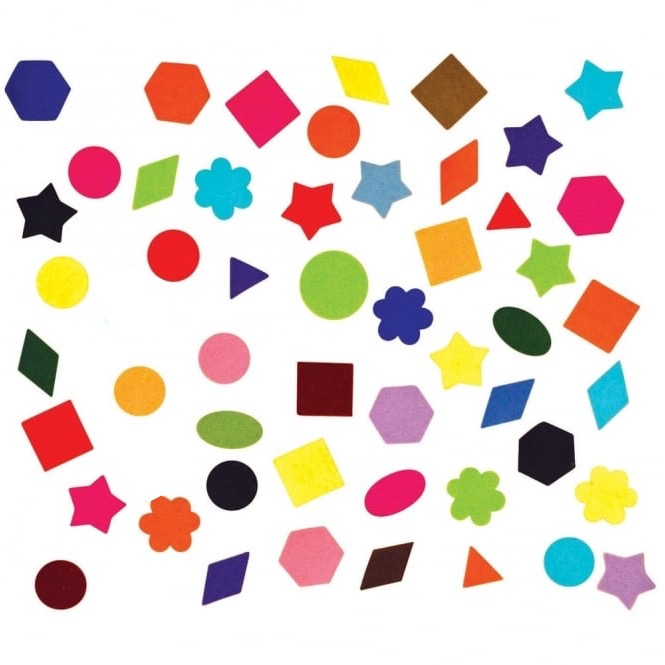
#> input picture ObjectDetection/Bilder/moreshapes.jpg, 665 x 665 px
$ python Detector.py
#> lines starting #> are read from the running program, lines starting #| are printed output that depends on the picture; after the words box and inside, x2 and y2 are one past the last pixel; in counts of white or black regions, pixels touching at a corner belong together; long printed decimals are rounded
import cv2
import numpy as np

def GetImage():
    image = cv2.imread("Bilder/moreshapes.jpg")
#> image is the input picture: shape (665, 665, 3); mean B, G, R 209.2, 215.8, 229.5
    gray = cv2.cvtColor(image, cv2.COLOR_BGR2GRAY)
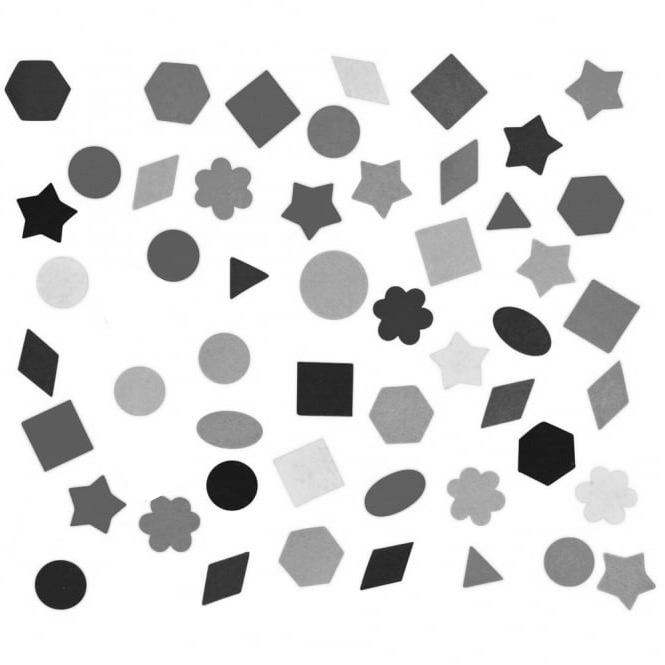
#> gray: shape (665, 665); min 1, max 255, mean 219.1
    _, thresh = cv2.threshold(gray, 245, 255, cv2.THRESH_BINARY)
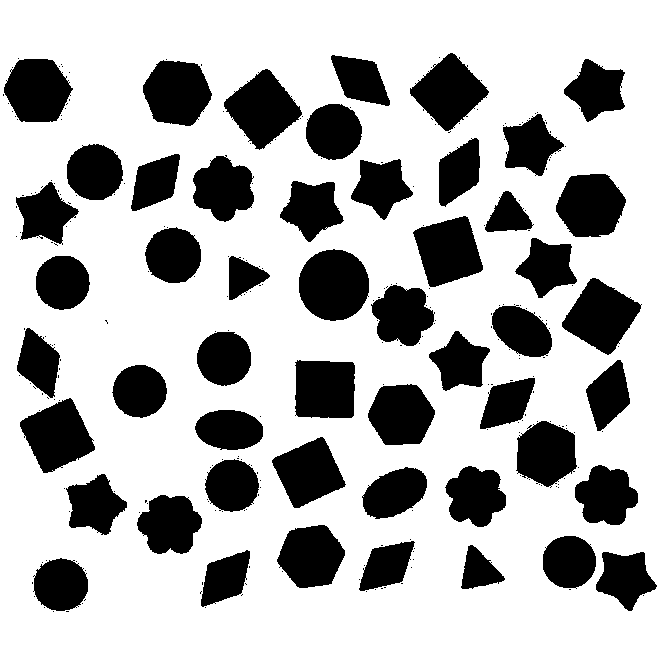
#> thresh: shape (665, 665); 71.4% white; 282 black regions (231 under 20 px), largest, box (x1, y1, x2, y2) and area: (299, 249, 369, 321) 3972, (224, 69, 302, 150) 3526, (562, 278, 642, 355) 3486
    median = cv2.medianBlur(thresh, 5)
#> median: shape (665, 665); 71.5% white; 51 black regions, largest, box (x1, y1, x2, y2) and area: (299, 250, 369, 321) 3968, (224, 69, 302, 149) 3516, (562, 278, 641, 354) 3477
    median = cv2.bitwise_not(median);
    edges = cv2.Canny(median, 100, 100, apertureSize=3)
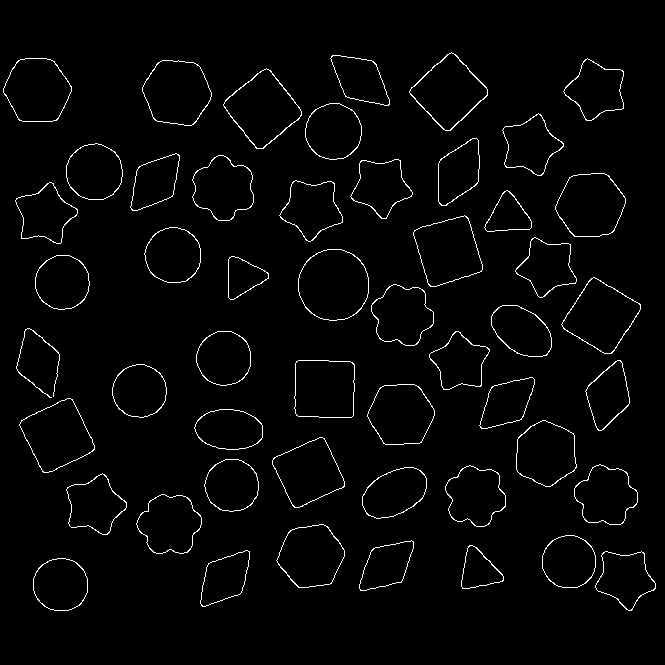
#> edges: shape (665, 665); 2.3% white in thin lines or dots, all inside (x1, y1, x2, y2) = (3, 52, 656, 611)
    return image,median;

def GetContours(image, median):
    pice = []
    cnts, _ = cv2.findContours(median, cv2.RETR_LIST, cv2.CHAIN_APPROX_NONE)
#> cnts = 51 contours; largest, box (x1, y1, x2, y2) and area: (299, 250, 369, 321) 3867, (224, 69, 302, 149) 3424, (562, 278, 641, 354) 3380, (20, 399, 95, 473) 3320, (143, 61, 212, 126) 3303
    sorted_ctrs = sorted(cnts, key=lambda ctr: cv2.boundingRect(ctr)[0])
#> sorted_ctrs has the same summary as cnts

    for i, ctr in enumerate(sorted_ctrs):
        x, y, w, h = cv2.boundingRect(ctr)
        roi = median[y:y + h, x:x + w]
        coords = np.column_stack(np.where(roi > 0))
        angle = cv2.minAreaRect(coords)[-1]
        if angle < -45:
            angle = -(90 + angle)
        else:
            angle = -angle

        #cv2.imwrite('extraktPices/{}.png'.format(i), roi)

        cv2.drawContours(image, [ctr], 0, (0, 0, 255), 1)
        M = cv2.moments(ctr)
        if M["m10"] > 0:
            cX = int(M["m10"] / M["m00"])
            cY = int(M["m01"] / M["m00"])
            cv2.circle(image, (cX, cY), 7, (0, 0, 255), -1)

        (h, w) = roi.shape[:2]
        center = (w // 2, h // 2)
        M = cv2.getRotationMatrix2D(center, angle, 1.0)
        rotated = cv2.warpAffine(roi, M, (w, h),flags=cv2.INTER_CUBIC, borderMode=cv2.BORDER_REPLICATE)

        pice.insert(i, [i,roi,cX,cY,angle,rotated])
#> this loop made 51 passes
#> (x, y, angle, cX, cY, center) on passes 1 to 12: (4, 59, 0, 36, 90, (34, 31)), (16, 182, 0, 44, 213, (31, 31)), (17, 328, 12.88, 38, 362, (21, 35)), (20, 399, -26.57, 56, 435, (37, 37)), (34, 559, 0, 60, 584, (27, 26)), (36, 256, 0, 62, 282, (27, 27)), (67, 474, -3.47, 94, 504, (30, 30)), (67, 144, 0, 94, 171, (28, 28)), (113, 365, 0, 139, 390, (27, 26)), (131, 154, 8.97, 154, 181, (24, 28)), (137, 495, 0, 169, 523, (32, 29)), (143, 61, 7.59, 176, 92, (34, 32))
#> pass 1, in GetContours, `roi = median[y:y + h, x:x + w]`:
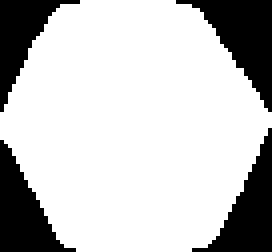
#> roi: shape (63, 68) (shown 4 times larger); 76.8% white; 4 black regions, box (x1, y1, x2, y2) and area: (44, 0, 68, 28) 287, (48, 32, 68, 63) 249, (0, 35, 19, 63) 249, (0, 0, 20, 28) 208
#> pass 3, in GetContours, `rotated = cv2.warpAffine(roi, M, (w, h),flags=cv2.INTER_CUBIC, borderM..`:
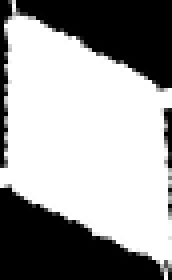
#> rotated: shape (70, 43) (shown 4 times larger); min 0, max 255, mean 157.5
#> after the loop:
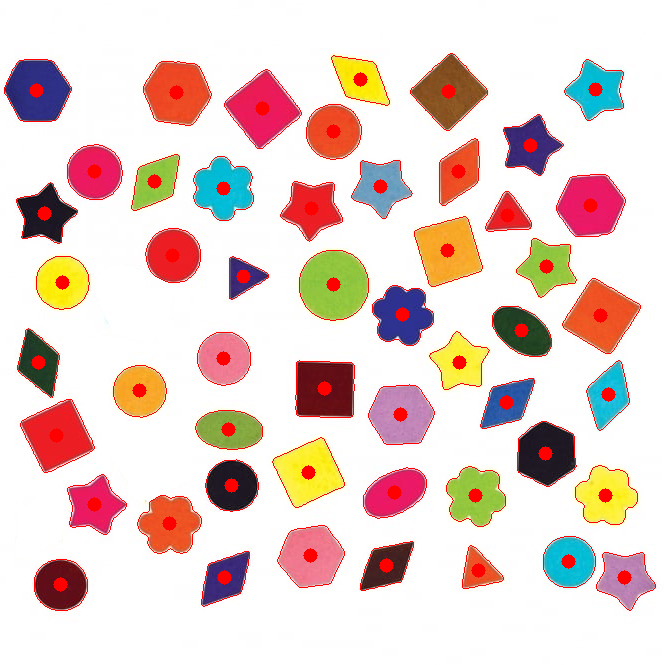
#> image: shape (665, 665, 3); 3.67% of pixels changed, all inside (x1, y1, x2, y2) = (4, 53, 656, 611)
#> after the loop:
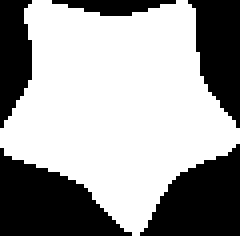
#> roi: shape (59, 60) (shown 4 times larger); 62.1% white; 5 black regions, box (x1, y1, x2, y2) and area: (0, 37, 33, 59) 425, (35, 36, 60, 59) 369, (47, 0, 60, 32) 274, (0, 0, 8, 32) 196, (13, 0, 44, 4) 78
#> after the loop, pice = 51 items

    return pice,image;


def main():
    image, median = GetImage()
    pice, imageContours = GetContours(image,median)
#> pice = 51 items
    cv2.imshow("shapes", imageContours)

    for imageID, piceImg, mX, mY, r, rImg in pice:
        #cv2.imshow(str(imageID), piceImg)
        print("ID: "+str(imageID) + " X: "+str(mX)+" Y: "+str(mY)+" R: "+str(r))
#> this loop made 51 passes
#> (mX, mY, r) on passes 1 to 12: (36, 90, 0), (44, 213, 0), (38, 362, 12.88), (56, 435, -26.57), (60, 584, 0), (62, 282, 0), (94, 504, -3.47), (94, 171, 0), (139, 390, 0), (154, 181, 8.97), (169, 523, 0), (176, 92, 7.59)
#| ID: 0 X: 36 Y: 90 R: -0.0
#| ID: 1 X: 44 Y: 213 R: -0.0
#| ID: 2 X: 38 Y: 362 R: 12.875
#| ID: 3 X: 56 Y: 435 R: -26.565
#| ID: 4 X: 60 Y: 584 R: -0.0
#| ID: 5 X: 62 Y: 282 R: -0.0
#| ID: 6 X: 94 Y: 504 R: -3.468
#| ID: 7 X: 94 Y: 171 R: -0.0
#> (further printed lines are left out)

    cv2.waitKey(0)
    cv2.destroyAllWindows()

if __name__== "__main__":
  main()

$ run again, with ObjectDetection/Bilder/puzzle.jpg copied over ObjectDetection/Bilder/moreshapes.jpg
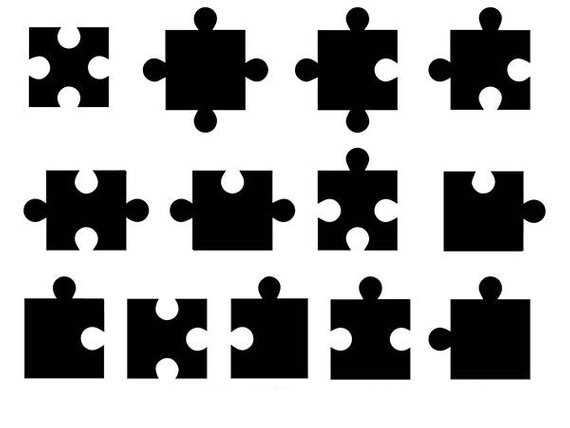
#> input picture ObjectDetection/Bilder/puzzle.jpg, 570 x 428 px
#> in GetImage, image is the input picture: shape (428, 570, 3); min 0, max 255, mean 168.9
#> thresh: shape (428, 570); 63.9% white; 451 black regions (438 under 20 px), largest, box (x1, y1, x2, y2) and area: (142, 7, 270, 136) 8561, (294, 7, 400, 136) 7657, (428, 274, 531, 381) 7533
#> in GetImage, `edges = cv2.Canny(median, 100, 100, apertureSize=3)`:
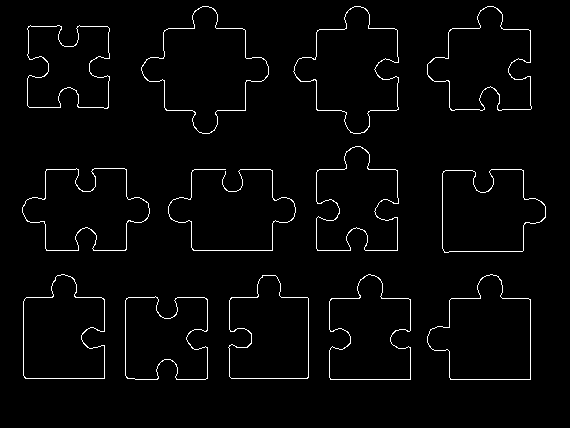
#> edges: shape (428, 570); 2.4% white in thin lines or dots, all inside (x1, y1, x2, y2) = (22, 6, 546, 380)
#> cnts = 13 contours; largest, box (x1, y1, x2, y2) and area: (142, 7, 269, 134) 8346, (294, 7, 399, 134) 7466, (428, 275, 531, 380) 7344, (169, 169, 296, 251) 6978, (23, 169, 150, 251) 6623
#> sorted_ctrs has the same summary as cnts
#> the loop in GetContours, `for i, ctr in enumerate(sorted_ctrs):` made 13 passes
#> (x, y, angle, cX, cY, center) on passes 1 to 8: (23, 169, 0, 85, 209, (63, 41)), (24, 275, 0, 62, 334, (40, 52)), (28, 26, 0, 68, 66, (41, 41)), (126, 297, 0, 164, 338, (41, 41)), (142, 7, -33.27, 204, 69, (63, 63)), (169, 169, 0, 231, 211, (63, 41)), (229, 275, 0, 270, 334, (40, 52)), (294, 7, -34.08, 352, 69, (52, 63))
#> after the loop in GetContours, `for i, ctr in enumerate(sorted_ctrs):`:
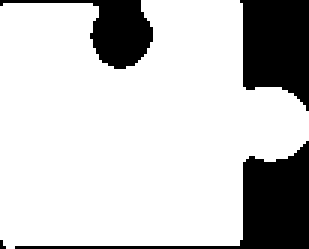
#> roi: shape (83, 103) (shown 3 times larger); 78.5% white; 4 black regions (1 under 20 px), largest, box (x1, y1, x2, y2) and area: (5, 47, 103, 83) 757, (80, 0, 103, 37) 674, (0, 0, 51, 23) 405
#> after the loop in GetContours, `for i, ctr in enumerate(sorted_ctrs):`: pice = 13 items
#> the loop in main, `for imageID, piceImg, mX, mY, r, rImg in pice:` made 13 passes
#> (mX, mY, r) on passes 1 to 8: (85, 209, 0), (62, 334, 0), (68, 66, 0), (164, 338, 0), (204, 69, -33.27), (231, 211, 0), (270, 334, 0), (352, 69, -34.08)
#> (printed output is left out)

$ run again, with ObjectDetection/Bilder/shapes.jpg copied over ObjectDetection/Bilder/moreshapes.jpg
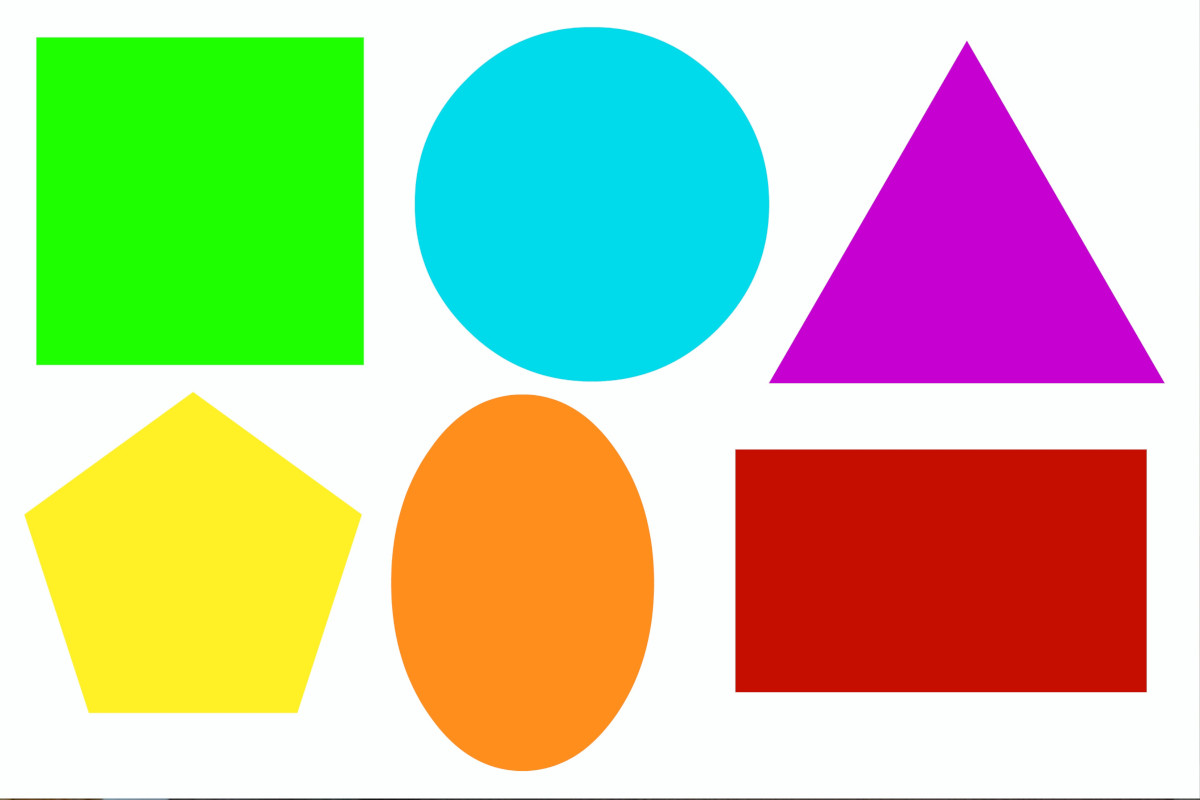
#> input picture ObjectDetection/Bilder/shapes.jpg, 1200 x 800 px
#> in GetImage, image is the input picture: shape (800, 1200, 3); mean B, G, R 158.4, 197.5, 192.2
#> in GetImage, `_, thresh = cv2.threshold(gray, 245, 255, cv2.THRESH_BINARY)`:
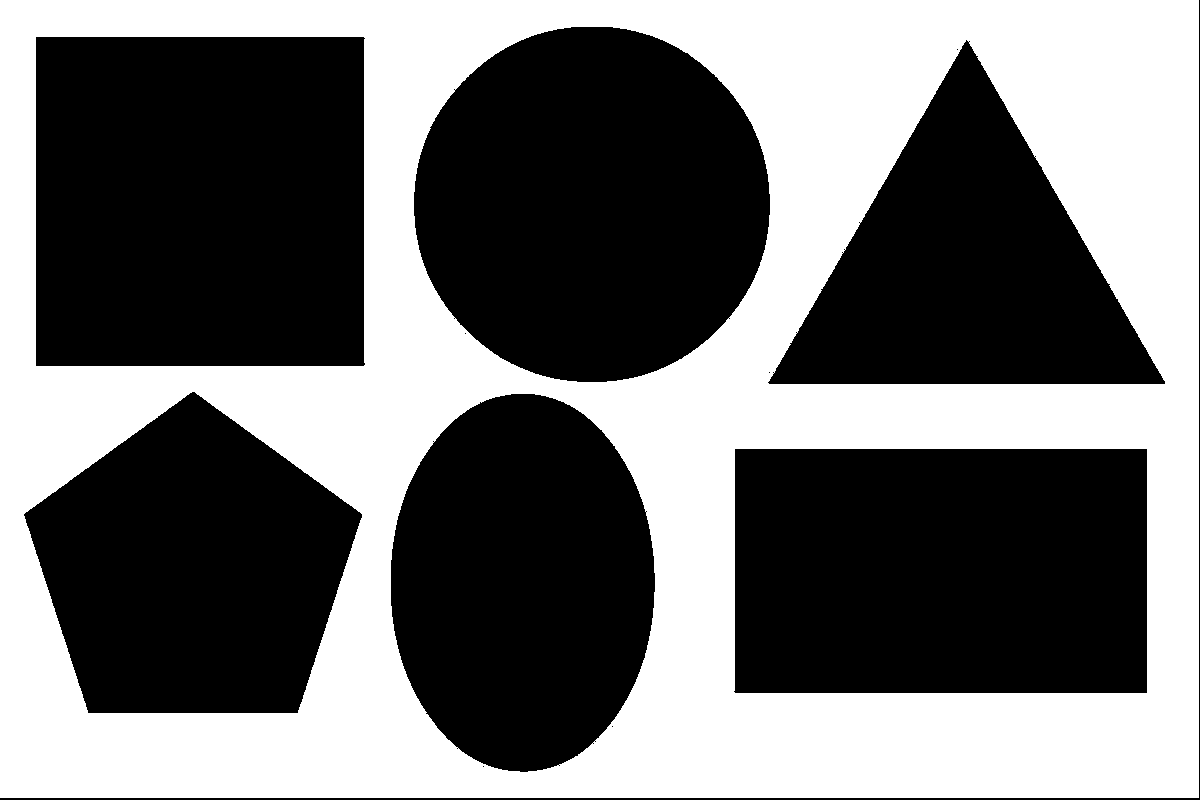
#> thresh: shape (800, 1200); 44.4% white; 1 white region, box (x1, y1, x2, y2) and area: (0, 0, 1199, 798) 426228
#> edges: shape (800, 1200); 0.95% white in thin lines or dots
#> cnts = 7 contours; box (x1, y1, x2, y2) and area: (36, 37, 364, 366) 107251, (735, 449, 1147, 693) 99866, (414, 27, 770, 382) 99138, (391, 394, 655, 772) 78144, (25, 392, 362, 713) 74725, (769, 42, 1164, 384) 68112, (0, 0, 1200, 800) 1204
#> sorted_ctrs has the same summary as cnts
#> the loop in GetContours, `for i, ctr in enumerate(sorted_ctrs):` made 7 passes
#> (x, y, cX, cY, center) on passes 1 to 7: (0, 0, 601, 798, (600, 400)), (25, 392, 192, 568, (168, 160)), (36, 37, 199, 201, (164, 164)), (391, 394, 522, 582, (132, 189)), (414, 27, 591, 203, (178, 177)), (735, 449, 940, 570, (206, 122)), (769, 42, 966, 268, (197, 171))
#> after the loop in GetContours, `for i, ctr in enumerate(sorted_ctrs):`:
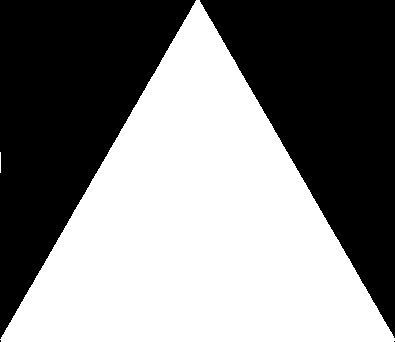
#> roi: shape (342, 395); 50.8% white; 4 black regions (2 under 20 px), largest, box (x1, y1, x2, y2) and area: (0, 0, 196, 339) 33314, (200, 0, 395, 338) 33100
#> after the loop in GetContours, `for i, ctr in enumerate(sorted_ctrs):`: pice = 7 items
#> the loop in main, `for imageID, piceImg, mX, mY, r, rImg in pice:` made 7 passes
#> (mX, mY) on passes 1 to 7: (601, 798), (192, 568), (199, 201), (522, 582), (591, 203), (940, 570), (966, 268)
#> (printed output is left out)
